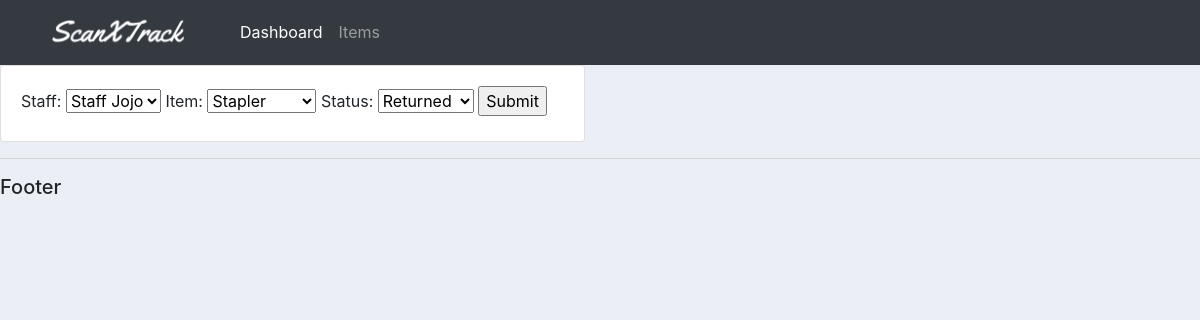
Page /update_borrow/1 on the committed database.
### accounts/models.py (models this page shows, shortened)
class Borrowed_items(models.Model):
    STATUS = (
        ('Borrowed','Borrowed'),
        ('Returned','Returned')
    )
    staff = models.ForeignKey(Staff, null=True, on_delete=models.SET_NULL)
    item = models.ForeignKey(Item, null=True, on_delete=models.SET_NULL)
    status = models.CharField(max_length=200, null=True, choices=STATUS)
    date_created = models.DateTimeField(auto_now_add=True)

### accounts/views.py (the view)
# urls.py: path('update_borrow/<str:pk>', views.updateBorrow, name="update_borrow"),
def updateBorrow(request, pk):
    borrow = Borrowed_items.objects.get(id=pk)
    form = BorrowedForm(instance=borrow)
    if request.method == 'POST':
        form = BorrowedForm(request.POST)
        if form.is_valid():
            form.save()
            return redirect('/')
    context = {'form':form}
    return render(request, 'accounts/borrow_form.html',context)

### accounts/forms.py
class BorrowedForm(ModelForm):
    class Meta:
        model = Borrowed_items
        fields = "__all__"

### accounts/models.py (called while the page is built)
    def __str__(self):
        return self.name

    def __str__(self):
        return self.name

### accounts/templates/accounts/borrow_form.html (shortened to what this page needs)
{% extends 'accounts/main.html'%} {% load static %} {% block content %}
<div class="row">
  <div class="col-md-6">
    <div class="card card-body">
      <form action="" method="POST">
        {{ form }}
        <input type="submit" name="Submit" />
      </form>
    </div>
  </div>
</div>
{% endblock content %}

### static/css/main.css (style rules this page uses)
body { background-color: #ebeff5; }

### rows in the picture
Borrowed_items: staff "Staff Jojo", item "Stapler", status "Returned"
